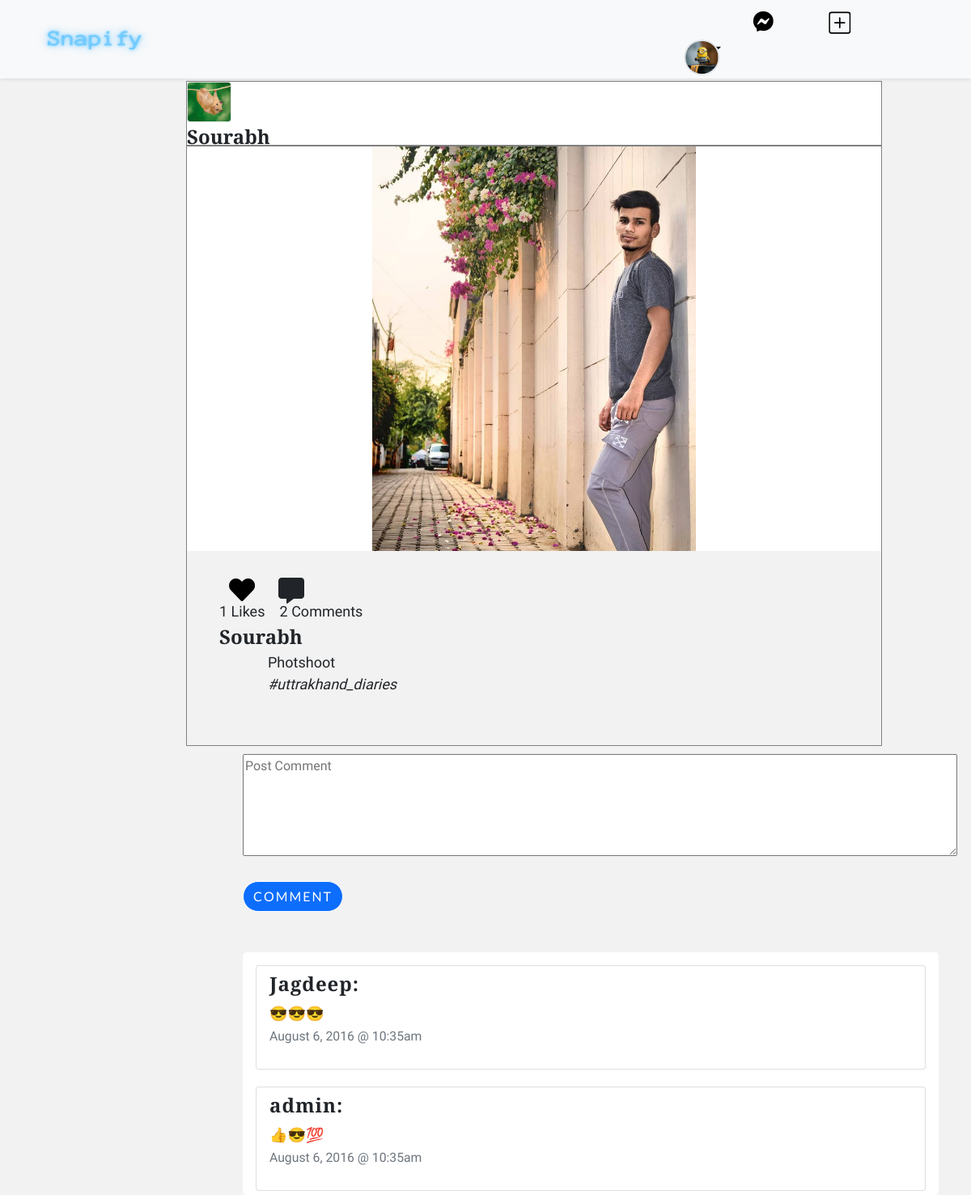
The page /postdetails/2 (signed in) on the database its author committed.
### app/models.py (models this page shows, shortened)
class profile(models.Model):
    dp = models.ImageField(upload_to='dp', null=True, verbose_name='dp',default="/static/img/avatar7.png", blank = True, unique = True)
    user = models.ForeignKey(User, on_delete=models.CASCADE, null=True)
    bio = models.TextField(max_length=150, verbose_name='bio', null=True, blank=False)

class Post(models.Model):
    description = models.CharField(max_length=255, blank=True)
    file = models.FileField(upload_to = "post", null=False, default="")
    user_name = models.ForeignKey(User, on_delete=models.CASCADE)
    p_dp = models.ImageField(upload_to='dp', null=True,default="/static/img/avatar8.png", blank = True)
    tags = models.CharField(max_length=100, blank=True)
    post_time = models.DateTimeField(default=timezone.now)
    likes = models.IntegerField(default=0)
    comnt = models.IntegerField(default=0)
    def file_type(self):
        name, extension = os.path.splitext(self.file.name)
        if extension == '.jpg':
            return 'jpg'
        elif extension == '.JPG':
            return 'JPG'
        elif extension == '.jpeg':
            return 'jpeg'
        elif extension == '.JPEG':
            return 'JPEG'
        elif extension == '.mp4':
            return 'mp4'
        elif extension == '.MP4':
            return 'MP4'

class Comment(models.Model):
    post = models.ForeignKey(Post, on_delete=models.CASCADE)
    user = models.ForeignKey(User, on_delete=models.CASCADE)
    body = models.TextField()
    date = models.DateTimeField(default=timezone.now)

### app/views.py (the view, shortened to what this page needs)
# urls.py: path('postdetails/<int:id>',views.postdetails, name='postdetails'),
def postdetails(request, id):
    post = Post.objects.all().filter(id = id)
    user = request.user
    post_ = Post.objects.get(id=id)
    comments = Comment.objects.all().filter(post = post_).order_by('-date')
    p_comnt = post_.comnt
    comm_count = Comment.objects.all().filter(post = post_).count()
    dp_ = profile.objects.get(user = user)
    dp = dp_.dp
    context = {'post': post,'comments': comments, 'dp':dp, 'count': comm_count}
    return render(request, 'postdetails.html', context)

### app/templates/postdetails.html (shortened to what this page needs)
{% load static %}
<!DOCTYPE html>
<html>
<head>
    <link rel="stylesheet" href="{% static 'bootstrap/css/bootstrap.min.css' %}">
    <link rel="stylesheet" href="https://use.fontawesome.com/releases/v5.12.0/css/all.css">
    <link rel="stylesheet" href="https://cdnjs.cloudflare.com/ajax/libs/font-awesome/4.7.0/css/font-awesome.min.css">
    <link rel="stylesheet" href="https://cdnjs.cloudflare.com/ajax/libs/ionicons/2.0.1/css/ionicons.min.css">
    <link rel="stylesheet" href="https://maxcdn.icons8.com/fonts/line-awesome/1.1/css/line-awesome.min.css">
    <link rel="stylesheet" href="https://cdnjs.cloudflare.com/ajax/libs/simple-line-icons/2.4.1/css/simple-line-icons.min.css">
    <link rel="stylesheet" href="{% static 'fonts/fontawesome5-overrides.min.css' %}">
    <link rel="stylesheet" href="{% static 'css/styles.min.css' %}">
    <link rel="stylesheet" href="{% static 'css/profile.css' %}">
    <link rel="stylesheet" href="https://cdnjs.cloudflare.com/ajax/libs/Swiper/6.4.8/swiper-bundle.min.css">
</head>
<body style="background: rgb(242,242,242);">
    <nav class="navbar navbar-light navbar-expand-lg fixed-top shadow-sm" id="mainNav" style="border-color: transparent;border-bottom-color: var(--bs-red);background: var(--bs-light);">
        <div class="container"><a href="/"><img src="{% static 'img/Snapify (1).png' %}" style="width: 150px;height: 55px;"></a>
            <div class="d-xxl-flex align-items-xxl-center" style="margin: 0px;padding: 0px;margin-right: 0px;transform: scale(0.80);"><a href="/" style=""></a><a href="/index"><i class="fab fa-facebook-messenger d-xxl-flex align-items-xxl-center" style="margin-right: 100px;transform: scale(2);"></i></a><a href="/post"></a>
                <div class="dropdown" style="margin-right: 50px">
                  <a class="dropdown-toggle" href="#" role="button" id="dropdownMenuLink" data-bs-toggle="dropdown" aria-expanded="false">
                   <img class="border rounded-circle d-xxl-flex align-items-xxl-center" style="width: 25px;height: 25px;transform: scale(2.20);margin-right: 0;margin-top: 26px;padding-bottom: 0px;" src="/media/{{dp}}">
                  </a>
                </div>
            </div>
        </div>
    </nav>
    {% for p in post %}
    <div class="container" style="padding: 0px; margin-top: 100px;">
        <div style="width:860px; margin-left:200px; ">
            <div class="row" style="margin-top: 20px;height: 0px;margin-left: 0px;margin-right: 0px;">
                <div class="col" style="height: 0px;padding-right: 0px;padding-left: 0px;">
                    <div class="d-xxl-flex align-items-xxl-center" style="height: 80px;background: #ffffff;margin-left: 0px; border: 0.5px solid grey;">
                        <div class="d-xxl-flex justify-content-xxl-center align-items-xxl-end" style="width: 370px;">
                            <div class="d-xxl-flex justify-content-xxl-center" style="width: 80px;height: 50px;"><img class="img-thumbnail d-xxl-flex justify-content-xxl-center align-items-xxl-center" src="/media/{{p.p_dp}}" style="width: 55px;height: 50px;padding: 0px;margin-left: 0px;"></div>
                            <div class="d-xxl-flex justify-content-xxl-center" style="width: 150px;height: 40px;margin-left: 0px;margin-top: 0px;">
                                <p class="d-xxl-flex" style="margin: 0px;margin-bottom: 0px;font-family: Bitter, serif;font-weight: bold;font-size: 24px;">{{p.user_name}}</p>
                            </div>
                        </div>
                    </div>
                </div>
            </div>
            <div style="margin-top: 80px;margin-bottom: 0px;border: 0.5px solid grey;">
                <div style="display: flex; justify-content: center; background-color: white;">
                        {% if p.file_type == "jpg" %}
                        <img src="/media/{{p.file}}" style="height: 500px; width:fit-content; object-fit: contain;">
                        {% elif p.file_type == "JPG" %}
                        <img src="/media/{{p.file}}" style="height: 500px; width:fit-content; object-fit: contain;">
                        {% elif p.file_type == "jpeg" %}
                        <img src="/media/{{p.file}}" style="height: 500px; width:fit-content; object-fit: contain;">
                        {% elif p.file_type == "JPEG" %}
                        <img src="/media/{{p.file}}" style="height: 500px; width:fit-content; object-fit: contain;">
                        {% elif p.file_type == "mp4" %}
                        <video height="500px" controls>
                            <source src="/media/{{p.file}}" type="video/mp4">
                        </video>
                        {% elif p.file_type == "MP4" %}
                        <video height="500px" controls>
                            <source src="/media/{{p.file}}" type="video/mp4">
                        </video>
                        {% endif %}
                </div>
                <div style="height: 240px;">
                    <a href="{% url 'postlike' p.id %}">
                        <i class="fas fa-heart" style="transform: scale(2);padding-left: 0px;margin-left: 60px;margin-top: 0px;width: 16px;height: 16px; "></i>
                    </a>
                    <i class="fas fa-comment-alt" style="width: 14px;transform: scale(2);padding-left: 0px;margin-left: 40px;margin-top: 40px;height: 14px;"></i>
                    <p style="margin-left:40px; margin-bottom: 0px;">{{p.likes}} Likes &ensp; {{p.comnt}} Comments</p>
                    <p style="margin-bottom: 0px;margin-left: 40px;font-weight: bold;font-size: 24px;font-family: Bitter, serif;">{{p.user_name}}</p>
                    <p style="margin-left:100px">{{p.description}}<br><i>{{p.tags}}</i></p>
                </div>
            </div>
        </div>
    </div>
    {% endfor %}
    <form method="POST" style="margin-left: 300px; margin-top: 10px">
            <textarea name="comm" maxlength="150" rows="5" cols="95" placeholder="Post Comment"></textarea><br><br>
            <button {% for i in comments %} href="/comment/{{i.id}}" {% endfor %} class="btn btn-primary" type="submit">Comment</button>
    </form>
    <div class="card" style="width: 860px;border-color: transparent; margin-left:300px; margin-top:50px">
        {% for i in comments %}
        <div class="card-body" style="height: 150px;border-style: none;border-color: transparent;">
            <ul class="list-group">
                <li class="list-group-item" style="margin-bottom:0px;">
                    <div class="d-flex media">
                        <div class="media-body">
                            <div class="d-flex media" style="overflow:visible;">
                                <div style="overflow:visible;" class="media-body">
                                    <div class="row">
                                        <div class="col-md-12">
                                            <h3 style="font-weight: bold;font-size: 24px;font-family: Bitter, serif;">{{i.user}}:</h3><p>{{i.body}}<br>
                                                <small class="text-muted">August 6, 2016 @ 10:35am </small></p>
                                            </div>
                                        </div>
                                    </div>
                                </div>
                            </div>
                        </div>
                    </div>
            {% endfor %}
        </div>
</body>
</html>

### app/static/css/profile.css (style rules this page uses)
.card { background: #ffffff; -webkit-border-radius: 5px; -moz-border-radius: 5px; border-radius: 5px; border: 0; margin-bottom: 1rem; }
a:link, a:visited, u { color:black; text-decoration: none; }

### rows shown on the page
profile: dp (picture)
Post: p_dp (picture), user_name "Sourabh", file (picture), likes "1", comnt "2", description "Photshoot", tags "#uttrakhand_diaries"
Comment: user "Jagdeep", body "😎😎😎"
Comment: user "admin", body "👍😎💯"
